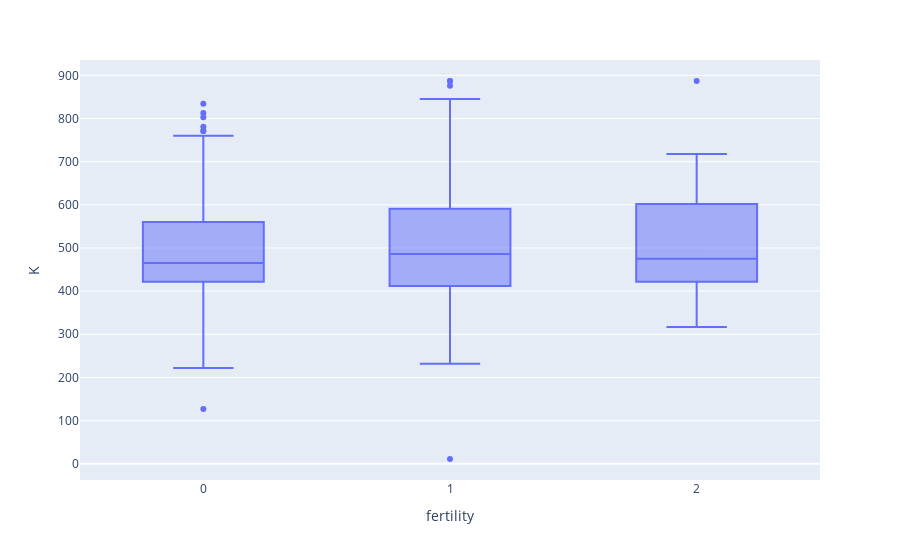

This figure's notebook cell:
### Code cell
# box plot fertility vs K

fig = px.box(data, y='K', x='fertility')
fig.update_layout(height=500)
fig.show()
fig.write_image('boxplot_fertility_vs_K.jpg')

### Figure 1 — Plotly figure (JSON) as saved in the notebook; plotly's stock layout.template omitted (floating-point values rounded to 4 significant figures; data arrays with more than 128 entries replaced by an {"elided": "..."} marker saying what was removed)
{"data": [{"alignmentgroup": "True", "hovertemplate": "fertility=%{x}<br>K=%{y}<extra></extra>", "legendgroup": "", "marker": {"color": "#636efa"}, "name": "", "notched": false, "offsetgroup": "", "orientation": "v", "showlegend": false, "type": "box", "x": {"elided": "880 int values"}, "x0": " ", "xaxis": "x", "y": {"elided": "880 int values"}, "y0": " ", "yaxis": "y"}], "layout": {"autosize": true, "boxmode": "group", "legend": {"tracegroupgap": 0}, "margin": {"t": 60}, "xaxis": {"anchor": "y", "autorange": true, "domain": [0, 1], "range": [-0.5, 2.5], "title": {"text": "fertility"}, "type": "linear"}, "yaxis": {"anchor": "x", "autorange": true, "domain": [0, 1], "range": [-37.67, 935.7], "title": {"text": "K"}, "type": "linear"}}}
